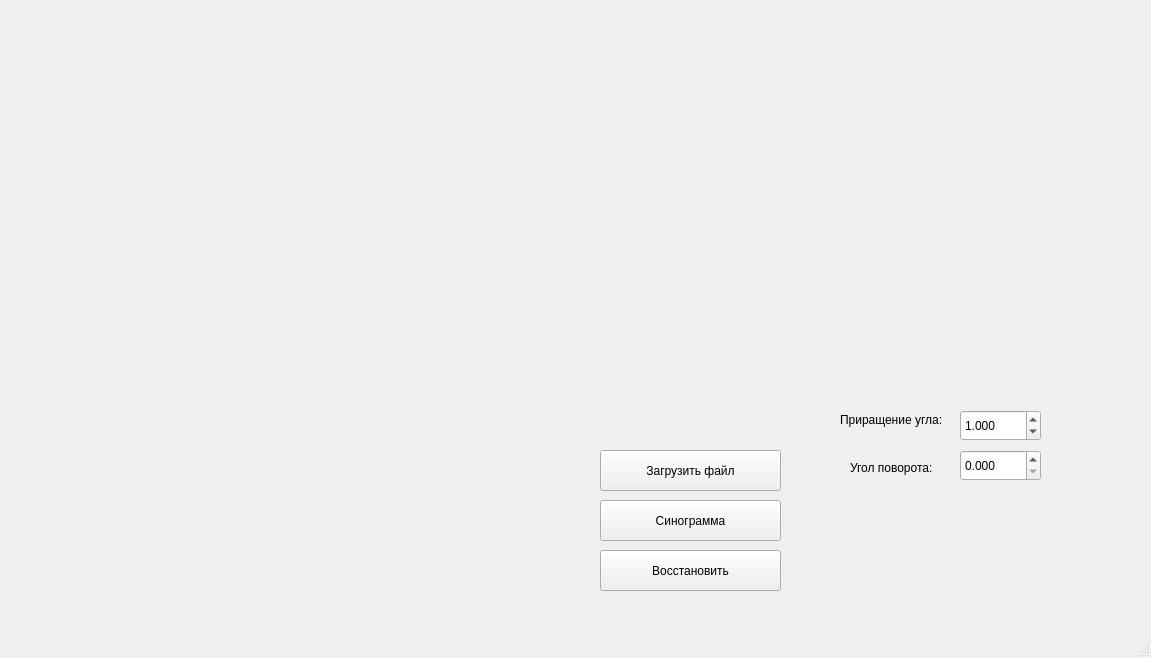
<?xml version="1.0" encoding="UTF-8"?>
<ui version="4.0">
 <class>MainWindow</class>
 <widget class="QMainWindow" name="MainWindow">
  <property name="geometry">
   <rect>
    <x>0</x>
    <y>0</y>
    <width>1151</width>
    <height>658</height>
   </rect>
  </property>
  <property name="windowTitle">
   <string>MainWindow</string>
  </property>
  <widget class="QWidget" name="centralwidget">
   <widget class="QLabel" name="picture">
    <property name="geometry">
     <rect>
      <x>40</x>
      <y>20</y>
      <width>350</width>
      <height>350</height>
     </rect>
    </property>
    <property name="text">
     <string/>
    </property>
    <property name="scaledContents">
     <bool>true</bool>
    </property>
   </widget>
   <widget class="QLabel" name="result">
    <property name="geometry">
     <rect>
      <x>780</x>
      <y>20</y>
      <width>350</width>
      <height>350</height>
     </rect>
    </property>
    <property name="text">
     <string/>
    </property>
    <property name="scaledContents">
     <bool>true</bool>
    </property>
   </widget>
   <widget class="QCustomPlot" name="graph" native="true">
    <property name="geometry">
     <rect>
      <x>410</x>
      <y>20</y>
      <width>350</width>
      <height>350</height>
     </rect>
    </property>
   </widget>
   <widget class="QPushButton" name="loadFileBtn">
    <property name="geometry">
     <rect>
      <x>600</x>
      <y>450</y>
      <width>181</width>
      <height>41</height>
     </rect>
    </property>
    <property name="text">
     <string>Загрузить файл</string>
    </property>
   </widget>
   <widget class="QPushButton" name="get_sinogram">
    <property name="geometry">
     <rect>
      <x>600</x>
      <y>500</y>
      <width>181</width>
      <height>41</height>
     </rect>
    </property>
    <property name="text">
     <string>Синограмма</string>
    </property>
   </widget>
   <widget class="QPushButton" name="pushButton_3">
    <property name="geometry">
     <rect>
      <x>600</x>
      <y>550</y>
      <width>181</width>
      <height>41</height>
     </rect>
    </property>
    <property name="text">
     <string>Восстановить</string>
    </property>
   </widget>
   <widget class="QLabel" name="label">
    <property name="geometry">
     <rect>
      <x>850</x>
      <y>460</y>
      <width>101</width>
      <height>16</height>
     </rect>
    </property>
    <property name="text">
     <string>Угол поворота:</string>
    </property>
   </widget>
   <widget class="QDoubleSpinBox" name="curAngle">
    <property name="geometry">
     <rect>
      <x>960</x>
      <y>450</y>
      <width>81</width>
      <height>31</height>
     </rect>
    </property>
    <property name="decimals">
     <number>3</number>
    </property>
    <property name="maximum">
     <double>180.000000000000000</double>
    </property>
    <property name="singleStep">
     <double>2.000000000000000</double>
    </property>
   </widget>
   <widget class="QDoubleSpinBox" name="dAngle">
    <property name="geometry">
     <rect>
      <x>960</x>
      <y>410</y>
      <width>81</width>
      <height>31</height>
     </rect>
    </property>
    <property name="decimals">
     <number>3</number>
    </property>
    <property name="maximum">
     <double>180.000000000000000</double>
    </property>
    <property name="singleStep">
     <double>0.100000000000000</double>
    </property>
    <property name="value">
     <double>1.000000000000000</double>
    </property>
   </widget>
   <widget class="QLabel" name="sinogram">
    <property name="geometry">
     <rect>
      <x>20</x>
      <y>390</y>
      <width>550</width>
      <height>220</height>
     </rect>
    </property>
    <property name="text">
     <string/>
    </property>
    <property name="scaledContents">
     <bool>true</bool>
    </property>
   </widget>
   <widget class="QLabel" name="label_2">
    <property name="geometry">
     <rect>
      <x>840</x>
      <y>410</y>
      <width>121</width>
      <height>20</height>
     </rect>
    </property>
    <property name="text">
     <string>Приращение угла:</string>
    </property>
   </widget>
  </widget>
  <widget class="QMenuBar" name="menubar">
   <property name="geometry">
    <rect>
     <x>0</x>
     <y>0</y>
     <width>1151</width>
     <height>20</height>
    </rect>
   </property>
  </widget>
  <widget class="QStatusBar" name="statusbar"/>
 </widget>
 <customwidgets>
  <customwidget>
   <class>QCustomPlot</class>
   <extends>QWidget</extends>
   <header>qcustomplot.h</header>
   <container>1</container>
  </customwidget>
 </customwidgets>
 <resources/>
 <connections/>
</ui>
